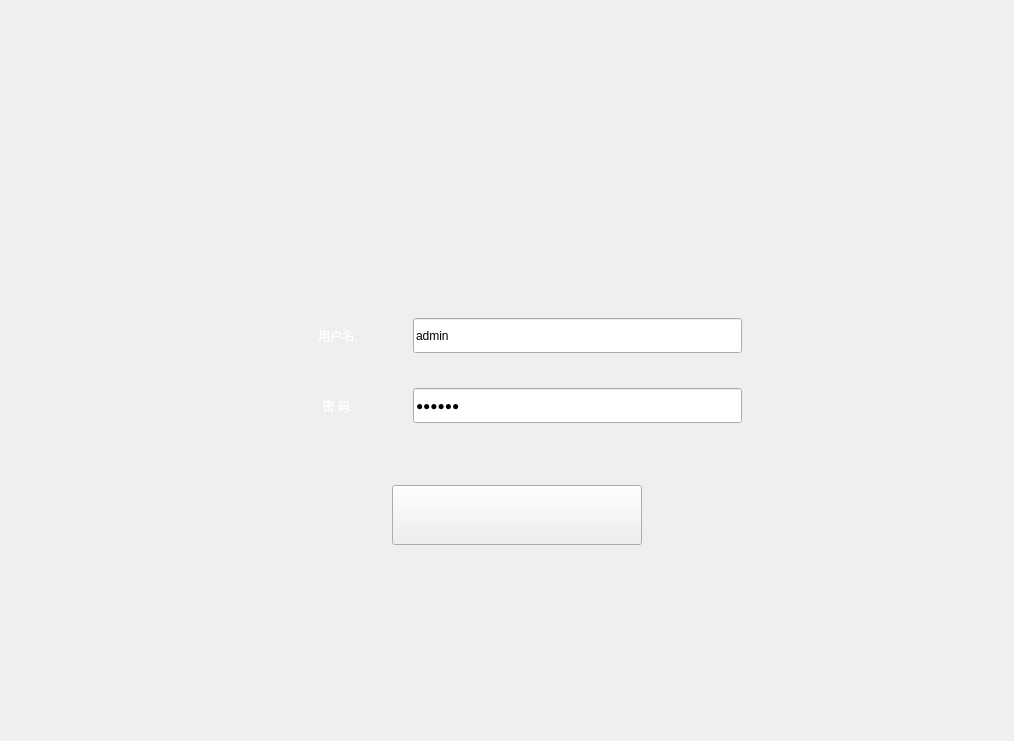
<?xml version="1.0" encoding="UTF-8"?>
<ui version="4.0">
 <class>FormLogin</class>
 <widget class="QWidget" name="FormLogin">
  <property name="geometry">
   <rect>
    <x>0</x>
    <y>0</y>
    <width>1014</width>
    <height>741</height>
   </rect>
  </property>
  <property name="windowTitle">
   <string>Form</string>
  </property>
  <layout class="QGridLayout" name="gridLayout" rowstretch="1,20,1">
   <property name="horizontalSpacing">
    <number>0</number>
   </property>
   <property name="verticalSpacing">
    <number>9</number>
   </property>
   <item row="1" column="0">
    <layout class="QHBoxLayout" name="horizontalLayout_8">
     <property name="spacing">
      <number>0</number>
     </property>
     <item>
      <spacer name="horizontalSpacer">
       <property name="orientation">
        <enum>Qt::Horizontal</enum>
       </property>
       <property name="sizeHint" stdset="0">
        <size>
         <width>40</width>
         <height>20</height>
        </size>
       </property>
      </spacer>
     </item>
     <item>
      <widget class="QWidget" name="widget" native="true">
       <property name="minimumSize">
        <size>
         <width>750</width>
         <height>480</height>
        </size>
       </property>
       <property name="maximumSize">
        <size>
         <width>750</width>
         <height>480</height>
        </size>
       </property>
       <property name="autoFillBackground">
        <bool>false</bool>
       </property>
       <property name="styleSheet">
        <string notr="true"/>
       </property>
       <layout class="QGridLayout" name="gridLayout_4" rowstretch="1,6,1" columnstretch="1">
        <item row="1" column="0">
         <layout class="QGridLayout" name="gridLayout_2" columnstretch="2,2,5,2">
          <property name="horizontalSpacing">
           <number>9</number>
          </property>
          <property name="verticalSpacing">
           <number>35</number>
          </property>
          <item row="1" column="3">
           <spacer name="horizontalSpacer_20">
            <property name="orientation">
             <enum>Qt::Horizontal</enum>
            </property>
            <property name="sizeHint" stdset="0">
             <size>
              <width>40</width>
              <height>20</height>
             </size>
            </property>
           </spacer>
          </item>
          <item row="0" column="1">
           <widget class="QLabel" name="label_3">
            <property name="styleSheet">
             <string notr="true">font: 28pt &quot;黑体&quot;;

color: rgb(255, 255, 255);</string>
            </property>
            <property name="text">
             <string>用户名:</string>
            </property>
            <property name="alignment">
             <set>Qt::AlignCenter</set>
            </property>
           </widget>
          </item>
          <item row="0" column="2">
           <widget class="QLineEdit" name="n_useNameLine">
            <property name="minimumSize">
             <size>
              <width>0</width>
              <height>35</height>
             </size>
            </property>
            <property name="styleSheet">
             <string notr="true">font: 75 12pt &quot;微软雅黑&quot;;</string>
            </property>
            <property name="text">
             <string>admin</string>
            </property>
            <property name="maxLength">
             <number>32</number>
            </property>
           </widget>
          </item>
          <item row="1" column="1">
           <widget class="QLabel" name="label_4">
            <property name="styleSheet">
             <string notr="true">font: 28pt &quot;黑体&quot;;
color: rgb(255, 255, 255);</string>
            </property>
            <property name="text">
             <string>密 码:</string>
            </property>
            <property name="alignment">
             <set>Qt::AlignCenter</set>
            </property>
           </widget>
          </item>
          <item row="1" column="2">
           <widget class="QLineEdit" name="n_usePwdLine">
            <property name="minimumSize">
             <size>
              <width>0</width>
              <height>35</height>
             </size>
            </property>
            <property name="styleSheet">
             <string notr="true">font: 12pt &quot;AcadEref&quot;;</string>
            </property>
            <property name="text">
             <string>123456</string>
            </property>
            <property name="maxLength">
             <number>32</number>
            </property>
            <property name="echoMode">
             <enum>QLineEdit::Password</enum>
            </property>
           </widget>
          </item>
          <item row="0" column="0">
           <spacer name="horizontalSpacer_21">
            <property name="orientation">
             <enum>Qt::Horizontal</enum>
            </property>
            <property name="sizeHint" stdset="0">
             <size>
              <width>40</width>
              <height>20</height>
             </size>
            </property>
           </spacer>
          </item>
          <item row="1" column="0">
           <spacer name="horizontalSpacer_22">
            <property name="orientation">
             <enum>Qt::Horizontal</enum>
            </property>
            <property name="sizeHint" stdset="0">
             <size>
              <width>40</width>
              <height>20</height>
             </size>
            </property>
           </spacer>
          </item>
          <item row="0" column="3">
           <spacer name="horizontalSpacer_23">
            <property name="orientation">
             <enum>Qt::Horizontal</enum>
            </property>
            <property name="sizeHint" stdset="0">
             <size>
              <width>40</width>
              <height>20</height>
             </size>
            </property>
           </spacer>
          </item>
         </layout>
        </item>
        <item row="0" column="0">
         <layout class="QHBoxLayout" name="horizontalLayout_9" stretch="0,10,0">
          <item>
           <spacer name="horizontalSpacer_15">
            <property name="orientation">
             <enum>Qt::Horizontal</enum>
            </property>
            <property name="sizeHint" stdset="0">
             <size>
              <width>40</width>
              <height>20</height>
             </size>
            </property>
           </spacer>
          </item>
          <item>
           <widget class="QLabel" name="label_title">
            <property name="minimumSize">
             <size>
              <width>0</width>
              <height>60</height>
             </size>
            </property>
            <property name="maximumSize">
             <size>
              <width>16777215</width>
              <height>60</height>
             </size>
            </property>
            <property name="text">
             <string/>
            </property>
            <property name="scaledContents">
             <bool>true</bool>
            </property>
            <property name="alignment">
             <set>Qt::AlignCenter</set>
            </property>
            <property name="wordWrap">
             <bool>false</bool>
            </property>
            <property name="margin">
             <number>0</number>
            </property>
           </widget>
          </item>
          <item>
           <spacer name="horizontalSpacer_16">
            <property name="orientation">
             <enum>Qt::Horizontal</enum>
            </property>
            <property name="sizeHint" stdset="0">
             <size>
              <width>40</width>
              <height>20</height>
             </size>
            </property>
           </spacer>
          </item>
         </layout>
        </item>
        <item row="2" column="0">
         <layout class="QHBoxLayout" name="horizontalLayout_10" stretch="1,6,1">
          <property name="spacing">
           <number>6</number>
          </property>
          <property name="leftMargin">
           <number>20</number>
          </property>
          <item>
           <spacer name="horizontalSpacer_17">
            <property name="orientation">
             <enum>Qt::Horizontal</enum>
            </property>
            <property name="sizeHint" stdset="0">
             <size>
              <width>70</width>
              <height>20</height>
             </size>
            </property>
           </spacer>
          </item>
          <item>
           <widget class="QPushButton" name="pushButton">
            <property name="minimumSize">
             <size>
              <width>0</width>
              <height>60</height>
             </size>
            </property>
            <property name="maximumSize">
             <size>
              <width>250</width>
              <height>16777215</height>
             </size>
            </property>
            <property name="styleSheet">
             <string notr="true">border-image: url(:/icon/loginButton-a.png);
border-image: url(:/icon/loginButtontwo.png);</string>
            </property>
            <property name="text">
             <string/>
            </property>
           </widget>
          </item>
          <item>
           <spacer name="horizontalSpacer_18">
            <property name="orientation">
             <enum>Qt::Horizontal</enum>
            </property>
            <property name="sizeHint" stdset="0">
             <size>
              <width>70</width>
              <height>20</height>
             </size>
            </property>
           </spacer>
          </item>
         </layout>
        </item>
       </layout>
      </widget>
     </item>
     <item>
      <spacer name="horizontalSpacer_3">
       <property name="orientation">
        <enum>Qt::Horizontal</enum>
       </property>
       <property name="sizeHint" stdset="0">
        <size>
         <width>40</width>
         <height>20</height>
        </size>
       </property>
      </spacer>
     </item>
    </layout>
   </item>
   <item row="2" column="0">
    <spacer name="verticalSpacer_2">
     <property name="orientation">
      <enum>Qt::Vertical</enum>
     </property>
     <property name="sizeHint" stdset="0">
      <size>
       <width>20</width>
       <height>40</height>
      </size>
     </property>
    </spacer>
   </item>
   <item row="0" column="0">
    <spacer name="verticalSpacer">
     <property name="orientation">
      <enum>Qt::Vertical</enum>
     </property>
     <property name="sizeHint" stdset="0">
      <size>
       <width>20</width>
       <height>40</height>
      </size>
     </property>
    </spacer>
   </item>
  </layout>
 </widget>
 <resources/>
 <connections/>
</ui>
